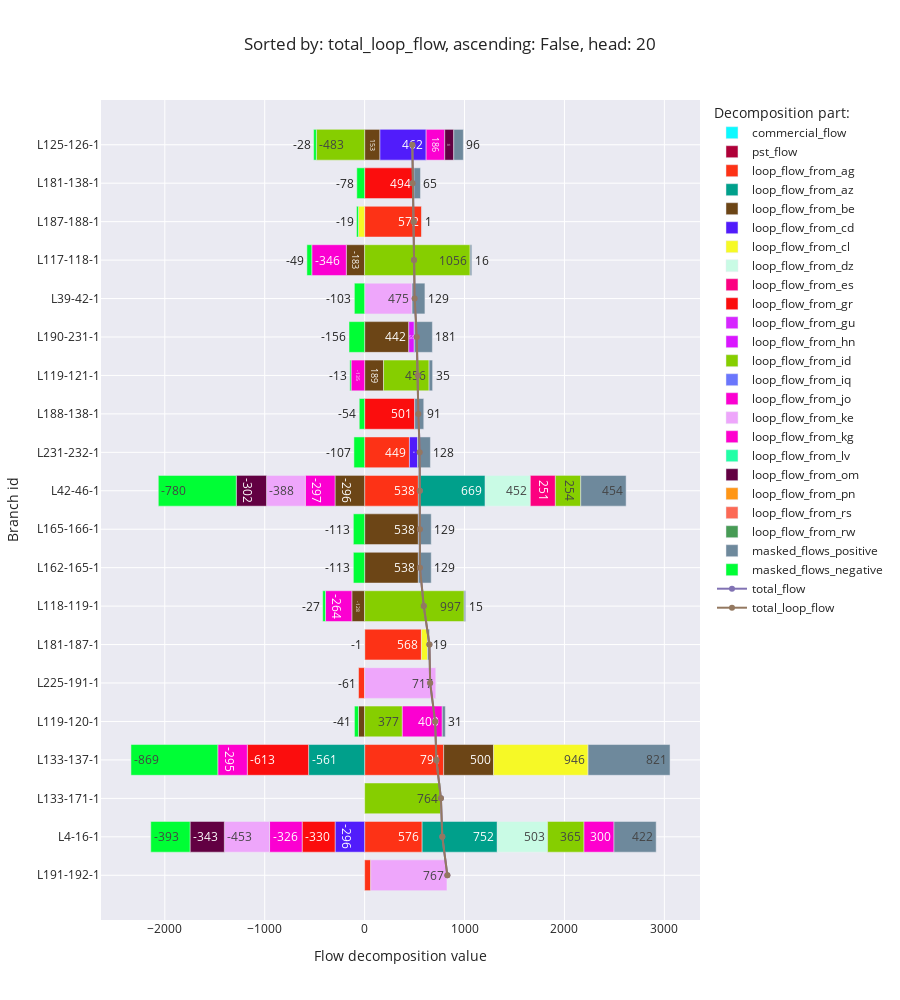

Notebook cell for this chart:
### Code cell
flow_decomposition_bar_chart('total_loop_flow')

### Figure 1 — Plotly figure (JSON) as saved in the notebook; plotly's stock layout.template omitted (floating-point values rounded to 4 significant figures)
{"data": [{"alignmentgroup": "True", "hovertemplate": "Decomposition part:=commercial_flow<br>Flow decomposition value=%{x}<br>Branch id=%{y}<extra></extra>", "legendgroup": "commercial_flow", "marker": {"color": "#0DF9FF", "pattern": {"shape": ""}}, "name": "commercial_flow", "offsetgroup": "commercial_flow", "orientation": "h", "showlegend": true, "textposition": "auto", "texttemplate": "%{x:.0f}", "type": "bar", "x": [null, null, null, null, null, null, null, null, null, null, null, null, null, null, null, null, null, null, null, null], "xaxis": "x", "y": ["L191-192-1", "L4-16-1", "L133-171-1", "L133-137-1", "L119-120-1", "L225-191-1", "L181-187-1", "L118-119-1", "L162-165-1", "L165-166-1", "L42-46-1", "L231-232-1", "L188-138-1", "L119-121-1", "L190-231-1", "L39-42-1", "L117-118-1", "L187-188-1", "L181-138-1", "L125-126-1"], "yaxis": "y"}, {"alignmentgroup": "True", "hovertemplate": "Decomposition part:=pst_flow<br>Flow decomposition value=%{x}<br>Branch id=%{y}<extra></extra>", "legendgroup": "pst_flow", "marker": {"color": "#AF0038", "pattern": {"shape": ""}}, "name": "pst_flow", "offsetgroup": "pst_flow", "orientation": "h", "showlegend": true, "textposition": "auto", "texttemplate": "%{x:.0f}", "type": "bar", "x": [null, null, null, null, null, null, null, null, null, null, null, null, null, null, null, null, null, null, null, null], "xaxis": "x", "y": ["L191-192-1", "L4-16-1", "L133-171-1", "L133-137-1", "L119-120-1", "L225-191-1", "L181-187-1", "L118-119-1", "L162-165-1", "L165-166-1", "L42-46-1", "L231-232-1", "L188-138-1", "L119-121-1", "L190-231-1", "L39-42-1", "L117-118-1", "L187-188-1", "L181-138-1", "L125-126-1"], "yaxis": "y"}, {"alignmentgroup": "True", "hovertemplate": "Decomposition part:=loop_flow_from_ag<br>Flow decomposition value=%{x}<br>Branch id=%{y}<extra></extra>", "legendgroup": "loop_flow_from_ag", "marker": {"color": "#FD3216", "pattern": {"shape": ""}}, "name": "loop_flow_from_ag", "offsetgroup": "loop_flow_from_ag", "orientation": "h", "showlegend": true, "textposition": "auto", "texttemplate": "%{x:.0f}", "type": "bar", "x": [61.02, 575.6, null, 790.9, null, -61.02, 568.4, null, null, null, 538.1, 448.5, null, null, null, null, null, 571.8, null, null], "xaxis": "x", "y": ["L191-192-1", "L4-16-1", "L133-171-1", "L133-137-1", "L119-120-1", "L225-191-1", "L181-187-1", "L118-119-1", "L162-165-1", "L165-166-1", "L42-46-1", "L231-232-1", "L188-138-1", "L119-121-1", "L190-231-1", "L39-42-1", "L117-118-1", "L187-188-1", "L181-138-1", "L125-126-1"], "yaxis": "y"}, {"alignmentgroup": "True", "hovertemplate": "Decomposition part:=loop_flow_from_az<br>Flow decomposition value=%{x}<br>Branch id=%{y}<extra></extra>", "legendgroup": "loop_flow_from_az", "marker": {"color": "#00A08B", "pattern": {"shape": ""}}, "name": "loop_flow_from_az", "offsetgroup": "loop_flow_from_az", "orientation": "h", "showlegend": true, "textposition": "auto", "texttemplate": "%{x:.0f}", "type": "bar", "x": [null, 752.4, null, -561.0, null, null, null, null, null, null, 668.9, null, null, null, null, null, null, null, null, null], "xaxis": "x", "y": ["L191-192-1", "L4-16-1", "L133-171-1", "L133-137-1", "L119-120-1", "L225-191-1", "L181-187-1", "L118-119-1", "L162-165-1", "L165-166-1", "L42-46-1", "L231-232-1", "L188-138-1", "L119-121-1", "L190-231-1", "L39-42-1", "L117-118-1", "L187-188-1", "L181-138-1", "L125-126-1"], "yaxis": "y"}, {"alignmentgroup": "True", "hovertemplate": "Decomposition part:=loop_flow_from_be<br>Flow decomposition value=%{x}<br>Branch id=%{y}<extra></extra>", "legendgroup": "loop_flow_from_be", "marker": {"color": "#6C4516", "pattern": {"shape": ""}}, "name": "loop_flow_from_be", "offsetgroup": "loop_flow_from_be", "orientation": "h", "showlegend": true, "textposition": "auto", "texttemplate": "%{x:.0f}", "type": "bar", "x": [null, null, null, 499.8, -61.5, null, null, -128.0, 537.7, 537.7, -296.4, null, null, 189.5, 441.9, null, -183.3, null, null, 153.4], "xaxis": "x", "y": ["L191-192-1", "L4-16-1", "L133-171-1", "L133-137-1", "L119-120-1", "L225-191-1", "L181-187-1", "L118-119-1", "L162-165-1", "L165-166-1", "L42-46-1", "L231-232-1", "L188-138-1", "L119-121-1", "L190-231-1", "L39-42-1", "L117-118-1", "L187-188-1", "L181-138-1", "L125-126-1"], "yaxis": "y"}, {"alignmentgroup": "True", "hovertemplate": "Decomposition part:=loop_flow_from_cd<br>Flow decomposition value=%{x}<br>Branch id=%{y}<extra></extra>", "legendgroup": "loop_flow_from_cd", "marker": {"color": "#511CFB", "pattern": {"shape": ""}}, "name": "loop_flow_from_cd", "offsetgroup": "loop_flow_from_cd", "orientation": "h", "showlegend": true, "textposition": "auto", "texttemplate": "%{x:.0f}", "type": "bar", "x": [null, -295.7, null, null, null, null, null, null, null, null, null, 81.6, null, null, null, null, null, null, null, 462.4], "xaxis": "x", "y": ["L191-192-1", "L4-16-1", "L133-171-1", "L133-137-1", "L119-120-1", "L225-191-1", "L181-187-1", "L118-119-1", "L162-165-1", "L165-166-1", "L42-46-1", "L231-232-1", "L188-138-1", "L119-121-1", "L190-231-1", "L39-42-1", "L117-118-1", "L187-188-1", "L181-138-1", "L125-126-1"], "yaxis": "y"}, {"alignmentgroup": "True", "hovertemplate": "Decomposition part:=loop_flow_from_cl<br>Flow decomposition value=%{x}<br>Branch id=%{y}<extra></extra>", "legendgroup": "loop_flow_from_cl", "marker": {"color": "#F6F926", "pattern": {"shape": ""}}, "name": "loop_flow_from_cl", "offsetgroup": "loop_flow_from_cl", "orientation": "h", "showlegend": true, "textposition": "auto", "texttemplate": "%{x:.0f}", "type": "bar", "x": [null, null, null, 945.5, null, null, 62.28, null, null, null, null, null, null, null, null, null, null, -62.28, null, null], "xaxis": "x", "y": ["L191-192-1", "L4-16-1", "L133-171-1", "L133-137-1", "L119-120-1", "L225-191-1", "L181-187-1", "L118-119-1", "L162-165-1", "L165-166-1", "L42-46-1", "L231-232-1", "L188-138-1", "L119-121-1", "L190-231-1", "L39-42-1", "L117-118-1", "L187-188-1", "L181-138-1", "L125-126-1"], "yaxis": "y"}, {"alignmentgroup": "True", "hovertemplate": "Decomposition part:=loop_flow_from_dz<br>Flow decomposition value=%{x}<br>Branch id=%{y}<extra></extra>", "legendgroup": "loop_flow_from_dz", "marker": {"color": "#C9FBE5", "pattern": {"shape": ""}}, "name": "loop_flow_from_dz", "offsetgroup": "loop_flow_from_dz", "orientation": "h", "showlegend": true, "textposition": "auto", "texttemplate": "%{x:.0f}", "type": "bar", "x": [null, 503.2, null, null, null, null, null, null, null, null, 451.6, null, null, null, null, null, null, null, null, null], "xaxis": "x", "y": ["L191-192-1", "L4-16-1", "L133-171-1", "L133-137-1", "L119-120-1", "L225-191-1", "L181-187-1", "L118-119-1", "L162-165-1", "L165-166-1", "L42-46-1", "L231-232-1", "L188-138-1", "L119-121-1", "L190-231-1", "L39-42-1", "L117-118-1", "L187-188-1", "L181-138-1", "L125-126-1"], "yaxis": "y"}, {"alignmentgroup": "True", "hovertemplate": "Decomposition part:=loop_flow_from_es<br>Flow decomposition value=%{x}<br>Branch id=%{y}<extra></extra>", "legendgroup": "loop_flow_from_es", "marker": {"color": "#FC0080", "pattern": {"shape": ""}}, "name": "loop_flow_from_es", "offsetgroup": "loop_flow_from_es", "orientation": "h", "showlegend": true, "textposition": "auto", "texttemplate": "%{x:.0f}", "type": "bar", "x": [null, null, null, null, null, null, null, null, null, null, 250.6, null, null, null, null, null, null, null, null, null], "xaxis": "x", "y": ["L191-192-1", "L4-16-1", "L133-171-1", "L133-137-1", "L119-120-1", "L225-191-1", "L181-187-1", "L118-119-1", "L162-165-1", "L165-166-1", "L42-46-1", "L231-232-1", "L188-138-1", "L119-121-1", "L190-231-1", "L39-42-1", "L117-118-1", "L187-188-1", "L181-138-1", "L125-126-1"], "yaxis": "y"}, {"alignmentgroup": "True", "hovertemplate": "Decomposition part:=loop_flow_from_gr<br>Flow decomposition value=%{x}<br>Branch id=%{y}<extra></extra>", "legendgroup": "loop_flow_from_gr", "marker": {"color": "#FB0D0D", "pattern": {"shape": ""}}, "name": "loop_flow_from_gr", "offsetgroup": "loop_flow_from_gr", "orientation": "h", "showlegend": true, "textposition": "auto", "texttemplate": "%{x:.0f}", "type": "bar", "x": [null, -329.7, null, -613.4, null, null, null, null, null, null, null, null, 500.9, null, null, null, null, null, 494.1, null], "xaxis": "x", "y": ["L191-192-1", "L4-16-1", "L133-171-1", "L133-137-1", "L119-120-1", "L225-191-1", "L181-187-1", "L118-119-1", "L162-165-1", "L165-166-1", "L42-46-1", "L231-232-1", "L188-138-1", "L119-121-1", "L190-231-1", "L39-42-1", "L117-118-1", "L187-188-1", "L181-138-1", "L125-126-1"], "yaxis": "y"}, {"alignmentgroup": "True", "hovertemplate": "Decomposition part:=loop_flow_from_gu<br>Flow decomposition value=%{x}<br>Branch id=%{y}<extra></extra>", "legendgroup": "loop_flow_from_gu", "marker": {"color": "#D626FF", "pattern": {"shape": ""}}, "name": "loop_flow_from_gu", "offsetgroup": "loop_flow_from_gu", "orientation": "h", "showlegend": true, "textposition": "auto", "texttemplate": "%{x:.0f}", "type": "bar", "x": [null, null, null, null, null, null, null, null, null, null, null, null, null, null, null, null, null, null, null, null], "xaxis": "x", "y": ["L191-192-1", "L4-16-1", "L133-171-1", "L133-137-1", "L119-120-1", "L225-191-1", "L181-187-1", "L118-119-1", "L162-165-1", "L165-166-1", "L42-46-1", "L231-232-1", "L188-138-1", "L119-121-1", "L190-231-1", "L39-42-1", "L117-118-1", "L187-188-1", "L181-138-1", "L125-126-1"], "yaxis": "y"}, {"alignmentgroup": "True", "hovertemplate": "Decomposition part:=loop_flow_from_hn<br>Flow decomposition value=%{x}<br>Branch id=%{y}<extra></extra>", "legendgroup": "loop_flow_from_hn", "marker": {"color": "#DA16FF", "pattern": {"shape": ""}}, "name": "loop_flow_from_hn", "offsetgroup": "loop_flow_from_hn", "orientation": "h", "showlegend": true, "textposition": "auto", "texttemplate": "%{x:.0f}", "type": "bar", "x": [null, null, null, null, null, null, null, null, null, null, null, null, null, null, 55.07, null, null, null, null, null], "xaxis": "x", "y": ["L191-192-1", "L4-16-1", "L133-171-1", "L133-137-1", "L119-120-1", "L225-191-1", "L181-187-1", "L118-119-1", "L162-165-1", "L165-166-1", "L42-46-1", "L231-232-1", "L188-138-1", "L119-121-1", "L190-231-1", "L39-42-1", "L117-118-1", "L187-188-1", "L181-138-1", "L125-126-1"], "yaxis": "y"}, {"alignmentgroup": "True", "hovertemplate": "Decomposition part:=loop_flow_from_id<br>Flow decomposition value=%{x}<br>Branch id=%{y}<extra></extra>", "legendgroup": "loop_flow_from_id", "marker": {"color": "#86CE00", "pattern": {"shape": ""}}, "name": "loop_flow_from_id", "offsetgroup": "loop_flow_from_id", "orientation": "h", "showlegend": true, "textposition": "auto", "texttemplate": "%{x:.0f}", "type": "bar", "x": [null, 364.7, 763.6, null, 377.3, null, null, 996.8, null, null, 254.0, null, null, 455.6, null, null, 1056.0, null, null, -483.0], "xaxis": "x", "y": ["L191-192-1", "L4-16-1", "L133-171-1", "L133-137-1", "L119-120-1", "L225-191-1", "L181-187-1", "L118-119-1", "L162-165-1", "L165-166-1", "L42-46-1", "L231-232-1", "L188-138-1", "L119-121-1", "L190-231-1", "L39-42-1", "L117-118-1", "L187-188-1", "L181-138-1", "L125-126-1"], "yaxis": "y"}, {"alignmentgroup": "True", "hovertemplate": "Decomposition part:=loop_flow_from_iq<br>Flow decomposition value=%{x}<br>Branch id=%{y}<extra></extra>", "legendgroup": "loop_flow_from_iq", "marker": {"color": "#6A76FC", "pattern": {"shape": ""}}, "name": "loop_flow_from_iq", "offsetgroup": "loop_flow_from_iq", "orientation": "h", "showlegend": true, "textposition": "auto", "texttemplate": "%{x:.0f}", "type": "bar", "x": [null, null, null, null, null, null, null, null, null, null, null, null, null, null, null, null, null, null, null, null], "xaxis": "x", "y": ["L191-192-1", "L4-16-1", "L133-171-1", "L133-137-1", "L119-120-1", "L225-191-1", "L181-187-1", "L118-119-1", "L162-165-1", "L165-166-1", "L42-46-1", "L231-232-1", "L188-138-1", "L119-121-1", "L190-231-1", "L39-42-1", "L117-118-1", "L187-188-1", "L181-138-1", "L125-126-1"], "yaxis": "y"}, {"alignmentgroup": "True", "hovertemplate": "Decomposition part:=loop_flow_from_jo<br>Flow decomposition value=%{x}<br>Branch id=%{y}<extra></extra>", "legendgroup": "loop_flow_from_jo", "marker": {"color": "#FB00D1", "pattern": {"shape": ""}}, "name": "loop_flow_from_jo", "offsetgroup": "loop_flow_from_jo", "orientation": "h", "showlegend": true, "textposition": "auto", "texttemplate": "%{x:.0f}", "type": "bar", "x": [null, -326.2, null, null, 399.7, null, null, -264.3, null, null, -297.4, null, null, -135.5, null, null, -345.8, null, null, 185.9], "xaxis": "x", "y": ["L191-192-1", "L4-16-1", "L133-171-1", "L133-137-1", "L119-120-1", "L225-191-1", "L181-187-1", "L118-119-1", "L162-165-1", "L165-166-1", "L42-46-1", "L231-232-1", "L188-138-1", "L119-121-1", "L190-231-1", "L39-42-1", "L117-118-1", "L187-188-1", "L181-138-1", "L125-126-1"], "yaxis": "y"}, {"alignmentgroup": "True", "hovertemplate": "Decomposition part:=loop_flow_from_ke<br>Flow decomposition value=%{x}<br>Branch id=%{y}<extra></extra>", "legendgroup": "loop_flow_from_ke", "marker": {"color": "#EEA6FB", "pattern": {"shape": ""}}, "name": "loop_flow_from_ke", "offsetgroup": "loop_flow_from_ke", "orientation": "h", "showlegend": true, "textposition": "auto", "texttemplate": "%{x:.0f}", "type": "bar", "x": [767.2, -452.6, null, null, null, 716.8, null, null, null, null, -388.5, null, null, null, null, 474.6, null, null, null, null], "xaxis": "x", "y": ["L191-192-1", "L4-16-1", "L133-171-1", "L133-137-1", "L119-120-1", "L225-191-1", "L181-187-1", "L118-119-1", "L162-165-1", "L165-166-1", "L42-46-1", "L231-232-1", "L188-138-1", "L119-121-1", "L190-231-1", "L39-42-1", "L117-118-1", "L187-188-1", "L181-138-1", "L125-126-1"], "yaxis": "y"}, {"alignmentgroup": "True", "hovertemplate": "Decomposition part:=loop_flow_from_kg<br>Flow decomposition value=%{x}<br>Branch id=%{y}<extra></extra>", "legendgroup": "loop_flow_from_kg", "marker": {"color": "#FE00CE", "pattern": {"shape": ""}}, "name": "loop_flow_from_kg", "offsetgroup": "loop_flow_from_kg", "orientation": "h", "showlegend": true, "textposition": "auto", "texttemplate": "%{x:.0f}", "type": "bar", "x": [null, 300.1, null, -295.3, null, null, null, null, null, null, null, null, null, null, null, null, null, null, null, null], "xaxis": "x", "y": ["L191-192-1", "L4-16-1", "L133-171-1", "L133-137-1", "L119-120-1", "L225-191-1", "L181-187-1", "L118-119-1", "L162-165-1", "L165-166-1", "L42-46-1", "L231-232-1", "L188-138-1", "L119-121-1", "L190-231-1", "L39-42-1", "L117-118-1", "L187-188-1", "L181-138-1", "L125-126-1"], "yaxis": "y"}, {"alignmentgroup": "True", "hovertemplate": "Decomposition part:=loop_flow_from_lv<br>Flow decomposition value=%{x}<br>Branch id=%{y}<extra></extra>", "legendgroup": "loop_flow_from_lv", "marker": {"color": "#22FFA7", "pattern": {"shape": ""}}, "name": "loop_flow_from_lv", "offsetgroup": "loop_flow_from_lv", "orientation": "h", "showlegend": true, "textposition": "auto", "texttemplate": "%{x:.0f}", "type": "bar", "x": [null, null, null, null, null, null, null, null, null, null, null, null, null, null, null, null, null, null, null, null], "xaxis": "x", "y": ["L191-192-1", "L4-16-1", "L133-171-1", "L133-137-1", "L119-120-1", "L225-191-1", "L181-187-1", "L118-119-1", "L162-165-1", "L165-166-1", "L42-46-1", "L231-232-1", "L188-138-1", "L119-121-1", "L190-231-1", "L39-42-1", "L117-118-1", "L187-188-1", "L181-138-1", "L125-126-1"], "yaxis": "y"}, {"alignmentgroup": "True", "hovertemplate": "Decomposition part:=loop_flow_from_om<br>Flow decomposition value=%{x}<br>Branch id=%{y}<extra></extra>", "legendgroup": "loop_flow_from_om", "marker": {"color": "#620042", "pattern": {"shape": ""}}, "name": "loop_flow_from_om", "offsetgroup": "loop_flow_from_om", "orientation": "h", "showlegend": true, "textposition": "auto", "texttemplate": "%{x:.0f}", "type": "bar", "x": [null, -343.3, null, null, null, null, null, null, null, null, -302.4, null, null, null, null, null, null, null, null, 90.63], "xaxis": "x", "y": ["L191-192-1", "L4-16-1", "L133-171-1", "L133-137-1", "L119-120-1", "L225-191-1", "L181-187-1", "L118-119-1", "L162-165-1", "L165-166-1", "L42-46-1", "L231-232-1", "L188-138-1", "L119-121-1", "L190-231-1", "L39-42-1", "L117-118-1", "L187-188-1", "L181-138-1", "L125-126-1"], "yaxis": "y"}, {"alignmentgroup": "True", "hovertemplate": "Decomposition part:=loop_flow_from_pn<br>Flow decomposition value=%{x}<br>Branch id=%{y}<extra></extra>", "legendgroup": "loop_flow_from_pn", "marker": {"color": "#FF9616", "pattern": {"shape": ""}}, "name": "loop_flow_from_pn", "offsetgroup": "loop_flow_from_pn", "orientation": "h", "showlegend": true, "textposition": "auto", "texttemplate": "%{x:.0f}", "type": "bar", "x": [null, null, null, null, null, null, null, null, null, null, null, null, null, null, null, null, null, null, null, null], "xaxis": "x", "y": ["L191-192-1", "L4-16-1", "L133-171-1", "L133-137-1", "L119-120-1", "L225-191-1", "L181-187-1", "L118-119-1", "L162-165-1", "L165-166-1", "L42-46-1", "L231-232-1", "L188-138-1", "L119-121-1", "L190-231-1", "L39-42-1", "L117-118-1", "L187-188-1", "L181-138-1", "L125-126-1"], "yaxis": "y"}, {"alignmentgroup": "True", "hovertemplate": "Decomposition part:=loop_flow_from_rs<br>Flow decomposition value=%{x}<br>Branch id=%{y}<extra></extra>", "legendgroup": "loop_flow_from_rs", "marker": {"color": "#FC6955", "pattern": {"shape": ""}}, "name": "loop_flow_from_rs", "offsetgroup": "loop_flow_from_rs", "orientation": "h", "showlegend": true, "textposition": "auto", "texttemplate": "%{x:.0f}", "type": "bar", "x": [null, null, null, null, null, null, null, null, null, null, null, null, null, null, null, null, null, null, null, null], "xaxis": "x", "y": ["L191-192-1", "L4-16-1", "L133-171-1", "L133-137-1", "L119-120-1", "L225-191-1", "L181-187-1", "L118-119-1", "L162-165-1", "L165-166-1", "L42-46-1", "L231-232-1", "L188-138-1", "L119-121-1", "L190-231-1", "L39-42-1", "L117-118-1", "L187-188-1", "L181-138-1", "L125-126-1"], "yaxis": "y"}, {"alignmentgroup": "True", "hovertemplate": "Decomposition part:=loop_flow_from_rw<br>Flow decomposition value=%{x}<br>Branch id=%{y}<extra></extra>", "legendgroup": "loop_flow_from_rw", "marker": {"color": "#479B55", "pattern": {"shape": ""}}, "name": "loop_flow_from_rw", "offsetgroup": "loop_flow_from_rw", "orientation": "h", "showlegend": true, "textposition": "auto", "texttemplate": "%{x:.0f}", "type": "bar", "x": [null, null, null, null, null, null, null, null, null, null, null, null, null, null, null, null, null, null, null, null], "xaxis": "x", "y": ["L191-192-1", "L4-16-1", "L133-171-1", "L133-137-1", "L119-120-1", "L225-191-1", "L181-187-1", "L118-119-1", "L162-165-1", "L165-166-1", "L42-46-1", "L231-232-1", "L188-138-1", "L119-121-1", "L190-231-1", "L39-42-1", "L117-118-1", "L187-188-1", "L181-138-1", "L125-126-1"], "yaxis": "y"}, {"alignmentgroup": "True", "hovertemplate": "Decomposition part:=masked_flows_positive<br>Flow decomposition value=%{x}<br>Branch id=%{y}<extra></extra>", "legendgroup": "masked_flows_positive", "marker": {"color": "#6E899C", "pattern": {"shape": ""}}, "name": "masked_flows_positive", "offsetgroup": "masked_flows_positive", "orientation": "h", "showlegend": true, "textposition": "auto", "texttemplate": "%{x:.0f}", "type": "bar", "x": [0, 422.2, 0, 820.7, 30.86, 0, 18.86, 14.71, 128.9, 128.9, 454.2, 128.4, 90.9, 35.27, 181.2, 128.9, 16.23, 0.805, 64.96, 95.85], "xaxis": "x", "y": ["L191-192-1", "L4-16-1", "L133-171-1", "L133-137-1", "L119-120-1", "L225-191-1", "L181-187-1", "L118-119-1", "L162-165-1", "L165-166-1", "L42-46-1", "L231-232-1", "L188-138-1", "L119-121-1", "L190-231-1", "L39-42-1", "L117-118-1", "L187-188-1", "L181-138-1", "L125-126-1"], "yaxis": "y"}, {"alignmentgroup": "True", "hovertemplate": "Decomposition part:=masked_flows_negative<br>Flow decomposition value=%{x}<br>Branch id=%{y}<extra></extra>", "legendgroup": "masked_flows_negative", "marker": {"color": "#00FE35", "pattern": {"shape": ""}}, "name": "masked_flows_negative", "offsetgroup": "masked_flows_negative", "orientation": "h", "showlegend": true, "textposition": "auto", "texttemplate": "%{x:.0f}", "type": "bar", "x": [0, -393.3, 0, -869.2, -40.61, 0, -0.805, -27.43, -112.9, -112.9, -780.5, -107.3, -53.97, -12.8, -156.3, -102.7, -48.78, -18.86, -78.48, -27.69], "xaxis": "x", "y": ["L191-192-1", "L4-16-1", "L133-171-1", "L133-137-1", "L119-120-1", "L225-191-1", "L181-187-1", "L118-119-1", "L162-165-1", "L165-166-1", "L42-46-1", "L231-232-1", "L188-138-1", "L119-121-1", "L190-231-1", "L39-42-1", "L117-118-1", "L187-188-1", "L181-138-1", "L125-126-1"], "yaxis": "y"}, {"mode": "lines+markers", "name": "total_flow", "type": "scatter", "x": [828.2, 777.5, 763.6, 718.0, 705.8, 655.8, 648.7, 591.8, 553.8, 553.8, 552.2, 551.2, 537.8, 532.1, 522.0, 500.8, 494.5, 491.5, 480.5, 477.4], "y": ["L191-192-1", "L4-16-1", "L133-171-1", "L133-137-1", "L119-120-1", "L225-191-1", "L181-187-1", "L118-119-1", "L162-165-1", "L165-166-1", "L42-46-1", "L231-232-1", "L188-138-1", "L119-121-1", "L190-231-1", "L39-42-1", "L117-118-1", "L187-188-1", "L181-138-1", "L125-126-1"]}, {"mode": "lines+markers", "name": "total_loop_flow", "type": "scatter", "x": [828.2, 777.5, 763.6, 718.0, 705.8, 655.8, 648.7, 591.8, 553.8, 553.8, 552.2, 551.2, 537.8, 532.1, 522.0, 500.8, 494.5, 491.5, 480.5, 477.4], "y": ["L191-192-1", "L4-16-1", "L133-171-1", "L133-137-1", "L119-120-1", "L225-191-1", "L181-187-1", "L118-119-1", "L162-165-1", "L165-166-1", "L42-46-1", "L231-232-1", "L188-138-1", "L119-121-1", "L190-231-1", "L39-42-1", "L117-118-1", "L187-188-1", "L181-138-1", "L125-126-1"]}], "layout": {"barmode": "relative", "height": 1000, "legend": {"title": {"text": "Decomposition part:"}, "tracegroupgap": 0}, "title": {"text": "Sorted by: total_loop_flow, ascending: False, head: 20"}, "xaxis": {"anchor": "y", "domain": [0, 1], "title": {"text": "Flow decomposition value"}}, "yaxis": {"anchor": "x", "domain": [0, 1], "title": {"text": "Branch id"}}}}
